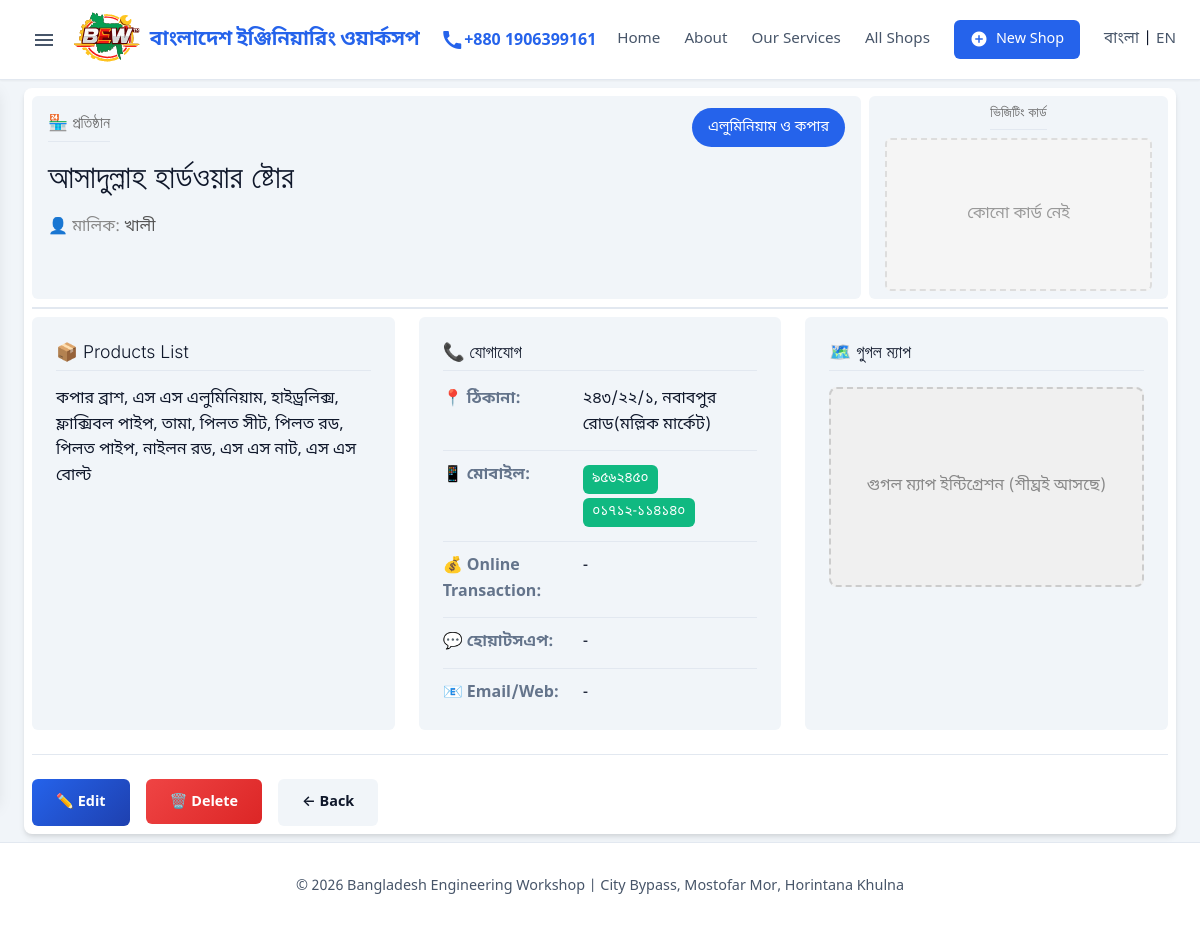
/shop/60, run on an earlier commit of the app's database.
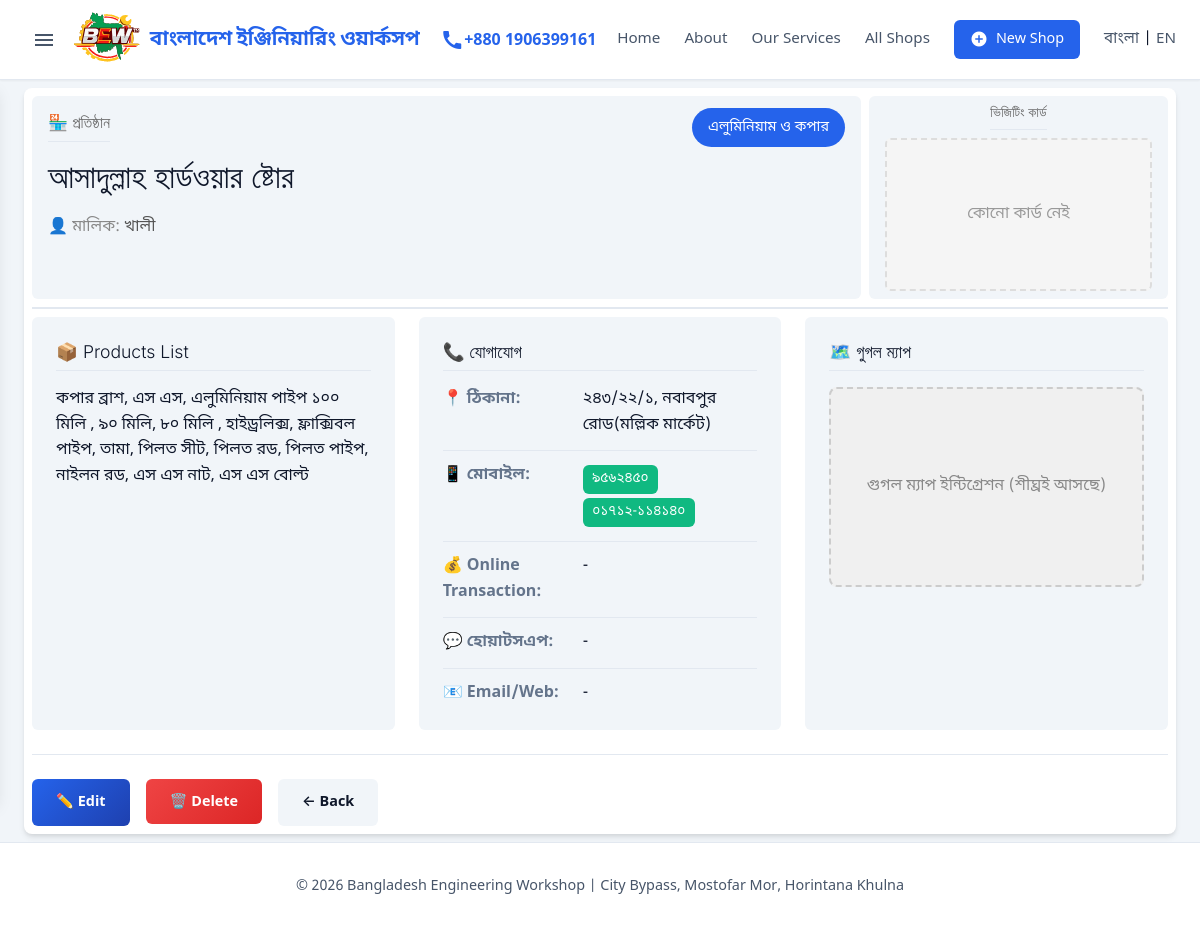
And on a later commit of the database.
### database.py (models this page shows)
class Shop(db.Model):
    __tablename__ = 'shops'
    id = db.Column(db.Integer, primary_key=True)
    category_id = db.Column(db.Integer, db.ForeignKey('categories.id'))
    serial_no = db.Column(db.String(5000))
    name = db.Column(db.String(20000))
    proprietor = db.Column(db.String(10000))
    address = db.Column(db.Text)
    mobile = db.Column(db.String(10000))
    transaction_status = db.Column(db.String(10000))
    whatsapp = db.Column(db.String(5000))
    email_web = db.Column(db.String(10000))
    products = db.Column(db.Text)
    visiting_card = db.Column(db.String(5000))
    created_at = db.Column(db.DateTime, default=datetime.datetime.now)
    updated_at = db.Column(db.DateTime, default=datetime.datetime.now, onupdate=datetime.datetime.now)
    def to_dict(self):
        return {
            'id': self.id,
            'category_id': self.category_id,
            'category_name': self.category.name if self.category else '',
            'category_name_english': self.category.name_english if self.category else '',
            'serial_no': self.serial_no,
            'name': self.name,
            'proprietor': self.proprietor,
            'address': self.address,
            'mobile': self.mobile,
            'transaction_status': self.transaction_status,
            'whatsapp': self.whatsapp,
            'email_web': self.email_web,
            'products': self.products,
            'visiting_card': self.visiting_card,
            'created_at': self.created_at.isoformat() if self.created_at else None,
            'updated_at': self.updated_at.isoformat() if self.updated_at else None
        }

### app.py (the view)
@app.route('/shop/<int:shop_id>')
def shop_detail(shop_id):
    shop = db.get_shop_by_id(shop_id)
    if not shop:
        flash('দোকান খুঁজে পাওয়া যায়নি!', 'error')
        return redirect(url_for('index'))
    return render_template('shop_detail.html', shop=shop)

### app.py (called while the page is built, shortened)
def get_locale():
    if 'lang' in session:
        return session['lang']
    return request.accept_languages.best_match(['bn', 'en'])

@app.context_processor
def inject_categories():
    return dict(categories=db.get_all_categories())

@app.template_filter('parse_contact_info')
def parse_contact_info(value):
    if not value:
        return {'type': 'text', 'value': '-'}

### database.py (called while the page is built)
    def get_all_categories(self):
        cats = Category.query.order_by(Category.id).all()
        return [c.to_dict() for c in cats]

    def get_shop_by_id(self, shop_id):
        shop = Shop.query.get(shop_id)
        return shop.to_dict() if shop else None

    def to_dict(self):
        return {
            'id': self.id,
            'name': self.name,
            'name_english': self.name_english
        }

### templates/shop_detail.html (shortened to what the changed rows need)
{% extends 'base.html' %}
{% block content %}
<section class="shop-detail">
    <div class="shop-detail-header"
        style="display: flex; justify-content: space-between; align-items: stretch; gap: 0.5rem; flex-wrap: wrap; margin-bottom: 0.5rem;">
        <div class="detail-card"
            style="flex: 1; min-width: 280px; display: flex; flex-direction: column; justify-content: flex-start; padding: 0.75rem 1rem;">
            <div style="display: flex; justify-content: space-between; align-items: center; margin-bottom: 0.5rem;">
                <h3 style="margin: 0; font-size: 16px; color: #666;">🏪 প্রতিষ্ঠান</h3>
                {% if shop.category_name %}
                <a href="{{ url_for('category_shops', category_id=shop.category_id) }}" class="category-badge large">
                </a>
                {% endif %}
            </div>
            <h1 style="margin: 0 0 1rem 0; font-size: 2.0rem;">{{ shop.name }}</h1>
            <div style="font-size: 1rem; color: #555;">
                <span style="color: #888;">👤 মালিক:</span> {{ shop.proprietor or 'পাওয়া যায় নাই' }}
            </div>
        </div>
    </div>
    <div class="shop-detail-body">
        <div class="detail-grid">
            <div class="detail-card">
                <h3>📦 {{ _('Products List') }}</h3>
                <div class="products-content">
                    {{ shop.products or _('No products list available') }}
                </div>
            </div>
            <div class="detail-card">
                <div class="detail-row">
                    <div class="detail-label">📍 ঠিকানা:</div>
                    <div class="detail-value">{{ shop.address or '-' }}</div>
                </div>
                        {% set contact = shop.email_web | parse_contact_info %}
            </div>
        </div>
    </div>
</section>
{% endblock %}

What changed in the data, as far as the page shows it:
changed Shop "আসাদুল্লাহ হার্ডওয়ার ষ্টোর": products "কপার ব্রাশ, এস এস এলুমিনিয়াম, হাইড্রলিক্স, ফ্লাক্সিবল পাইপ, তামা, পিলত সীট, পিলত রড, পিলত পাইপ, নাইলন রড, এস এস নাট, এস এস বোল্ট" → "কপার ব্রাশ, এস এস, এলুমিনিয়াম পাইপ ১০০ মিলি , ৯০ মিলি, ৮০ মিলি , হাইড্রলিক্স, ফ্লাক্সিবল পাইপ, তামা,…"
